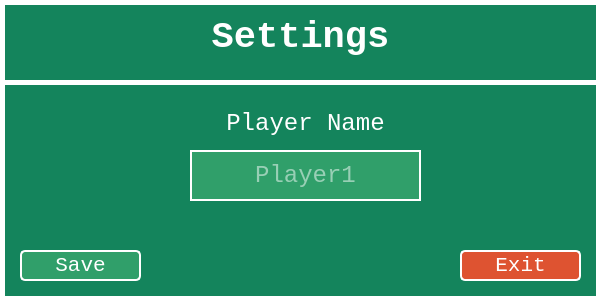
<?xml version="1.0" encoding="UTF-8"?>
<ui version="4.0">
 <class>Settings</class>
 <widget class="QWidget" name="Settings">
  <property name="geometry">
   <rect>
    <x>0</x>
    <y>0</y>
    <width>600</width>
    <height>300</height>
   </rect>
  </property>
  <property name="windowTitle">
   <string>VoltOrbFlip/Settings</string>
  </property>
  <property name="styleSheet">
   <string notr="true">background-color: #14845C;</string>
  </property>
  <widget class="QLabel" name="label_2">
   <property name="geometry">
    <rect>
     <x>0</x>
     <y>0</y>
     <width>601</width>
     <height>301</height>
    </rect>
   </property>
   <property name="font">
    <font>
     <family>Consolas</family>
     <pointsize>28</pointsize>
     <bold>true</bold>
    </font>
   </property>
   <property name="styleSheet">
    <string notr="true">color: white;
border: 5px solid #ffffff;</string>
   </property>
   <property name="lineWidth">
    <number>-1</number>
   </property>
   <property name="midLineWidth">
    <number>0</number>
   </property>
   <property name="text">
    <string>Settings</string>
   </property>
   <property name="alignment">
    <set>Qt::AlignmentFlag::AlignHCenter|Qt::AlignmentFlag::AlignTop</set>
   </property>
  </widget>
  <widget class="QLabel" name="label_3">
   <property name="geometry">
    <rect>
     <x>0</x>
     <y>80</y>
     <width>601</width>
     <height>5</height>
    </rect>
   </property>
   <property name="font">
    <font>
     <family>Consolas</family>
     <pointsize>28</pointsize>
     <bold>true</bold>
    </font>
   </property>
   <property name="styleSheet">
    <string notr="true">color: white;
border: 5px solid #ffffff;</string>
   </property>
   <property name="lineWidth">
    <number>-1</number>
   </property>
   <property name="midLineWidth">
    <number>0</number>
   </property>
   <property name="text">
    <string/>
   </property>
   <property name="alignment">
    <set>Qt::AlignmentFlag::AlignHCenter|Qt::AlignmentFlag::AlignTop</set>
   </property>
  </widget>
  <widget class="QPushButton" name="ExitBtn">
   <property name="geometry">
    <rect>
     <x>460</x>
     <y>250</y>
     <width>121</width>
     <height>31</height>
    </rect>
   </property>
   <property name="font">
    <font>
     <family>Consolas</family>
     <pointsize>16</pointsize>
     <bold>false</bold>
    </font>
   </property>
   <property name="styleSheet">
    <string notr="true">QPushButton#ExitBtn {
    border-radius: 5px;
    background-color: #de5331;
    color: white;
    border: 2px solid #ffffff;
}

QPushButton#ExitBtn:hover {
    background-color: #e86241;
}</string>
   </property>
   <property name="text">
    <string>Exit</string>
   </property>
   <property name="iconSize">
    <size>
     <width>20</width>
     <height>20</height>
    </size>
   </property>
  </widget>
  <widget class="QLabel" name="label_4">
   <property name="geometry">
    <rect>
     <x>200</x>
     <y>110</y>
     <width>211</width>
     <height>41</height>
    </rect>
   </property>
   <property name="font">
    <font>
     <family>Consolas</family>
     <pointsize>18</pointsize>
     <bold>false</bold>
    </font>
   </property>
   <property name="styleSheet">
    <string notr="true">color: white;
</string>
   </property>
   <property name="lineWidth">
    <number>-1</number>
   </property>
   <property name="midLineWidth">
    <number>0</number>
   </property>
   <property name="text">
    <string>Player Name</string>
   </property>
   <property name="alignment">
    <set>Qt::AlignmentFlag::AlignHCenter|Qt::AlignmentFlag::AlignTop</set>
   </property>
  </widget>
  <widget class="QLabel" name="label_5">
   <property name="geometry">
    <rect>
     <x>10</x>
     <y>10</y>
     <width>31</width>
     <height>31</height>
    </rect>
   </property>
   <property name="text">
    <string/>
   </property>
   <property name="pixmap">
    <pixmap resource="resources.qrc">:/images/images/Voltorb.png</pixmap>
   </property>
   <property name="scaledContents">
    <bool>true</bool>
   </property>
  </widget>
  <widget class="QLabel" name="label_6">
   <property name="geometry">
    <rect>
     <x>560</x>
     <y>10</y>
     <width>31</width>
     <height>31</height>
    </rect>
   </property>
   <property name="text">
    <string/>
   </property>
   <property name="pixmap">
    <pixmap resource="resources.qrc">:/images/images/Voltorb.png</pixmap>
   </property>
   <property name="scaledContents">
    <bool>true</bool>
   </property>
  </widget>
  <widget class="QPushButton" name="saveBtn">
   <property name="geometry">
    <rect>
     <x>20</x>
     <y>250</y>
     <width>121</width>
     <height>31</height>
    </rect>
   </property>
   <property name="font">
    <font>
     <family>Consolas</family>
     <pointsize>16</pointsize>
    </font>
   </property>
   <property name="styleSheet">
    <string notr="true">QPushButton#saveBtn {
	border-radius: 5px;
    background-color: #309F6A;
    color: white;
    border: 2px solid #ffffff;
}

QPushButton#saveBtn:hover {
    background-color: #3cb079;
}</string>
   </property>
   <property name="text">
    <string>Save</string>
   </property>
  </widget>
  <widget class="QLabel" name="errMsg">
   <property name="geometry">
    <rect>
     <x>190</x>
     <y>205</y>
     <width>231</width>
     <height>40</height>
    </rect>
   </property>
   <property name="font">
    <font>
     <family>Consolas</family>
     <pointsize>14</pointsize>
     <bold>true</bold>
    </font>
   </property>
   <property name="styleSheet">
    <string notr="true">color: #eb7a5e;
font-weight: bold;</string>
   </property>
   <property name="lineWidth">
    <number>-1</number>
   </property>
   <property name="midLineWidth">
    <number>0</number>
   </property>
   <property name="text">
    <string/>
   </property>
   <property name="alignment">
    <set>Qt::AlignmentFlag::AlignHCenter|Qt::AlignmentFlag::AlignTop</set>
   </property>
  </widget>
  <widget class="QLineEdit" name="m_SzName">
   <property name="geometry">
    <rect>
     <x>190</x>
     <y>150</y>
     <width>231</width>
     <height>51</height>
    </rect>
   </property>
   <property name="font">
    <font>
     <family>Consolas</family>
     <pointsize>18</pointsize>
    </font>
   </property>
   <property name="styleSheet">
    <string notr="true">color: white;
background-color: #309F6A;
border: 2px solid #ffffff;</string>
   </property>
   <property name="alignment">
    <set>Qt::AlignmentFlag::AlignCenter</set>
   </property>
   <property name="placeholderText">
    <string>Player1</string>
   </property>
  </widget>
 </widget>
 <resources>
  <include location="resources.qrc"/>
 </resources>
 <connections/>
</ui>
